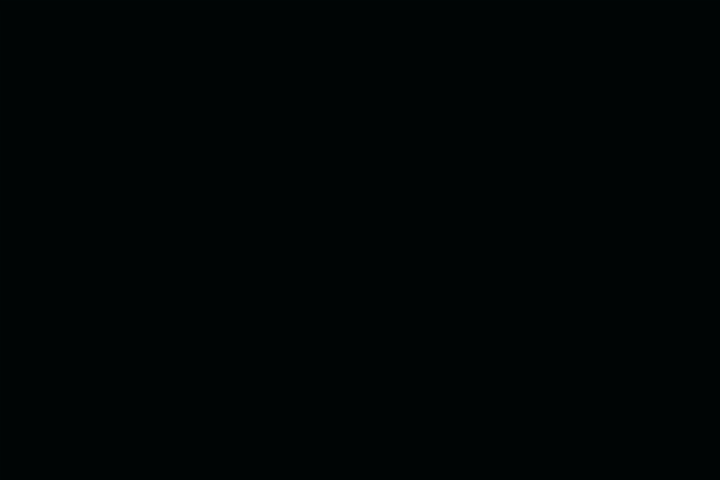
Frame 1 (no input)
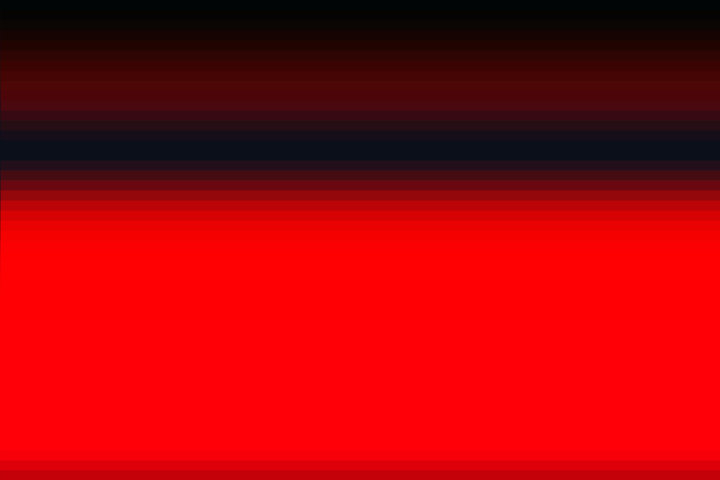
Frame 60 (the mouse pressed at the canvas centre just before this capture)
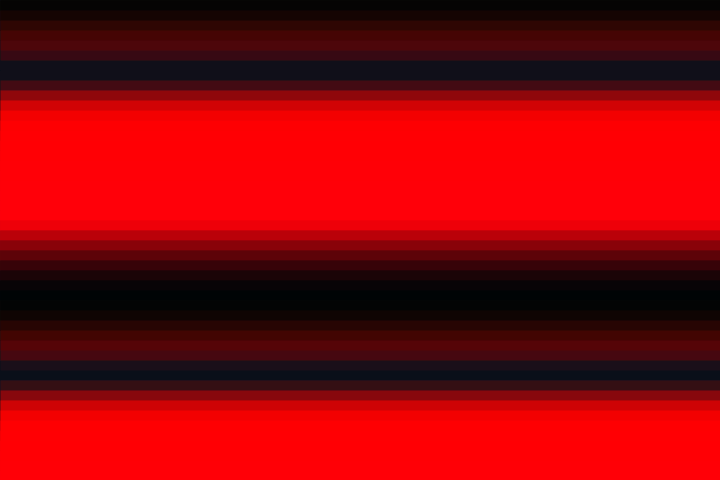
Frame 120 (the mouse held since frame 60 and released just before this capture)

The Processing sketch that drew these frames (run headless with seeded random() and noise(); from frame 60 on, the mouse is pressed at the canvas centre):

// Processing sketch: pattern_30
// ── pattern_30.pde
float x, y;
float xStep = 800;
float yStep = 10;
float a, a_;
int num = 320;


void setup(){
  size(720,480);

}

void draw() {
  background(10, 15, 25);
  strokeCap(CORNER);
  strokeWeight(xStep);
  
  int n=0;
  while (n<num) {
    stroke(255-255*cos(radians(a)),5*cos(radians(a)),5-5*sin(radians(a)),255-255*sin(radians(a)));
    line(x,y,x,y+yStep);  
    x+=xStep; 
    if (x>width){
      x=xStep/2;
      y+=yStep;  
    }
   if(y>=height){
     y=0;
     a=0;
    }
    n++;
    a+=a_;
  }
  a_+=0.1;
}
